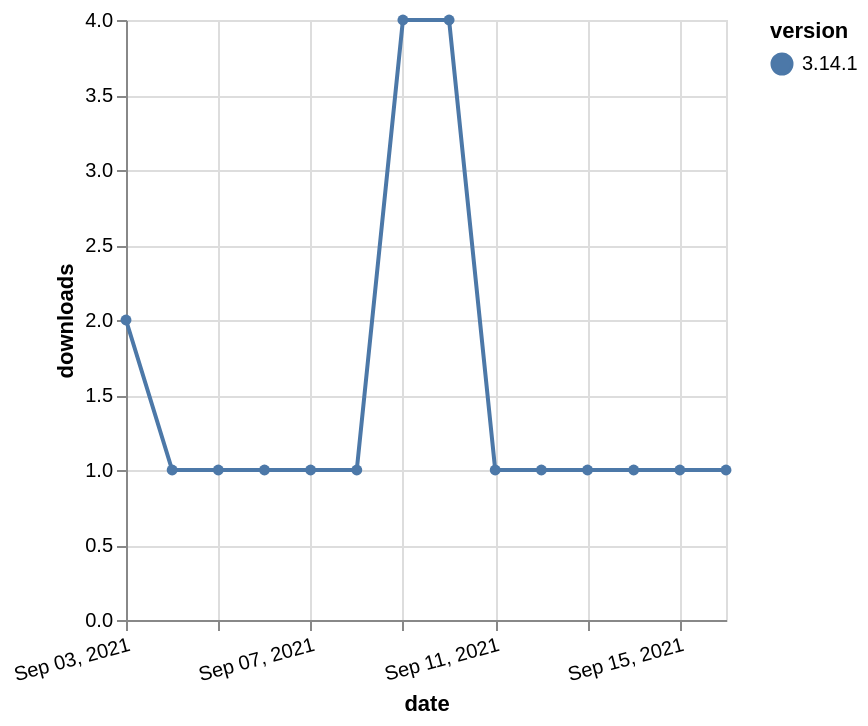

Write the Vega-Lite specification saved for this chart.
### Vega-Lite specification from a JSON file in a GitHub repository (floating-point values rounded to 4 significant figures)
{"$schema": "https://vega.github.io/schema/vega-lite/v5.json", "description": "A simple bar chart with embedded data.", "data": {"values": [{"date": "2021-09-03", "total": 544, "delta": 2, "version": "3.14.1"}, {"date": "2021-09-04", "total": 545, "delta": 1, "version": "3.14.1"}, {"date": "2021-09-05", "total": 546, "delta": 1, "version": "3.14.1"}, {"date": "2021-09-06", "total": 547, "delta": 1, "version": "3.14.1"}, {"date": "2021-09-07", "total": 548, "delta": 1, "version": "3.14.1"}, {"date": "2021-09-08", "total": 549, "delta": 1, "version": "3.14.1"}, {"date": "2021-09-09", "total": 553, "delta": 4, "version": "3.14.1"}, {"date": "2021-09-10", "total": 557, "delta": 4, "version": "3.14.1"}, {"date": "2021-09-11", "total": 558, "delta": 1, "version": "3.14.1"}, {"date": "2021-09-12", "total": 559, "delta": 1, "version": "3.14.1"}, {"date": "2021-09-13", "total": 560, "delta": 1, "version": "3.14.1"}, {"date": "2021-09-14", "total": 561, "delta": 1, "version": "3.14.1"}, {"date": "2021-09-15", "total": 562, "delta": 1, "version": "3.14.1"}, {"date": "2021-09-16", "total": 563, "delta": 1, "version": "3.14.1"}]}, "width": "container", "mark": {"type": "line", "point": {"filled": true}}, "encoding": {"x": {"field": "date", "type": "temporal", "timeUnit": "yearmonthdate", "title": "date", "axis": {"labelAngle": -15}}, "y": {"field": "delta", "type": "quantitative", "title": "downloads"}, "color": {"field": "version", "type": "nominal"}, "tooltip": {"field": "delta"}}}
